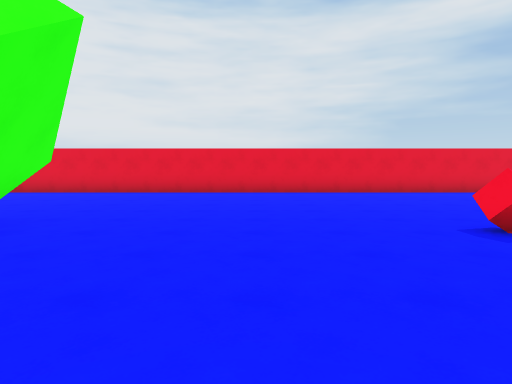
view 1 (above)

18 first-person views from a walk through a 3-D level made in the Unity game engine. The camera is 1.5 m above the floor, tilts 4° down and sees 75° across. The floor is counted in squares, 2 m on a side. Each view is taken from the middle of a square. On the plan, view 1 faces up. The plan holds only what a view shows up to about 11 squares ahead; the rest is blank. The place goes on beyond the plan. The player character is not drawn. Surface patterns are stand-ins for the level's own textures.

view 2
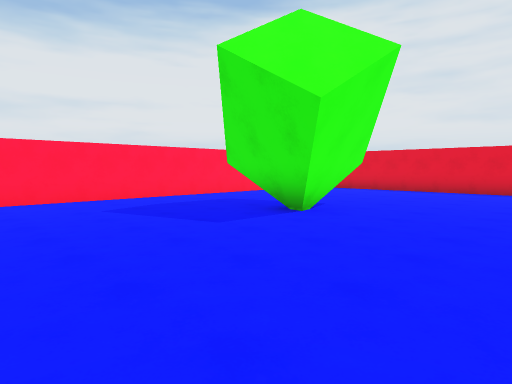

view 3
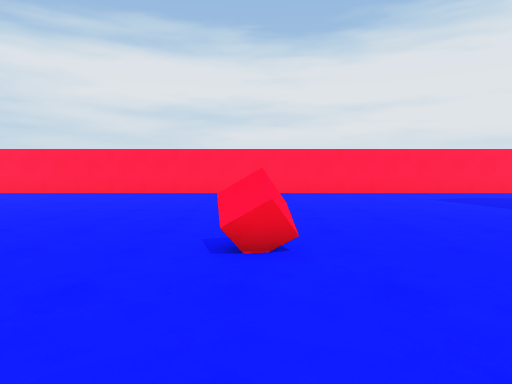

view 4
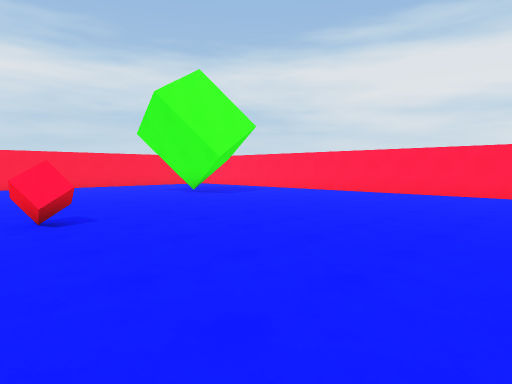

view 5
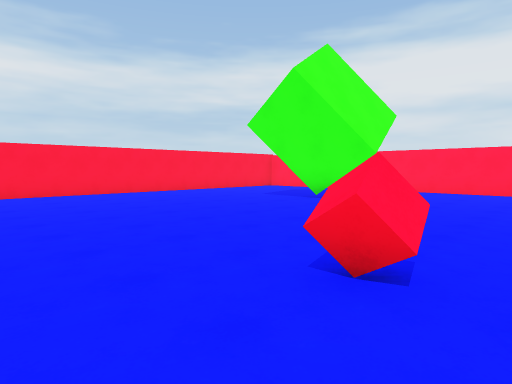

view 6
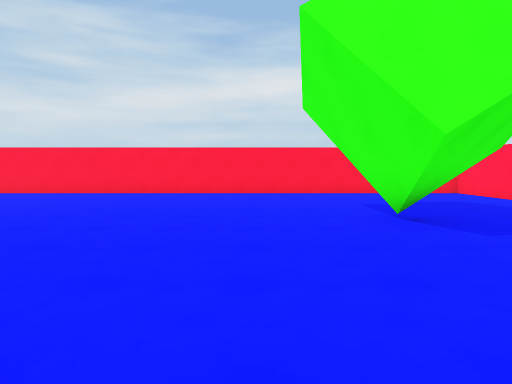

view 7
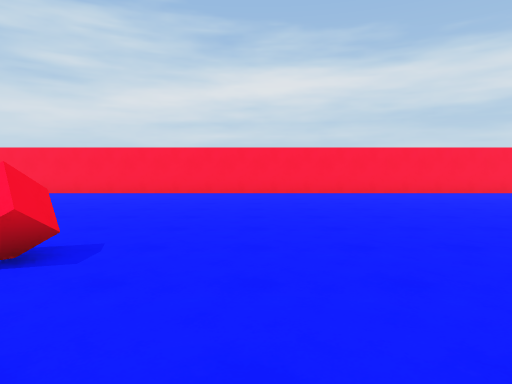

view 8
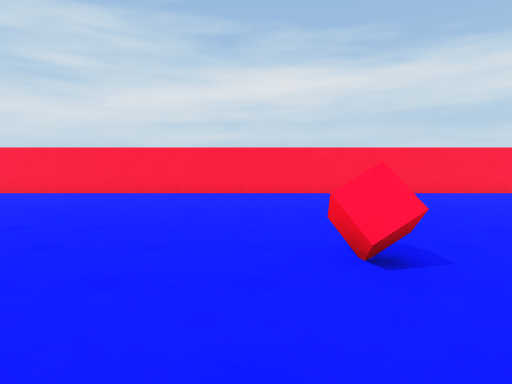

view 9
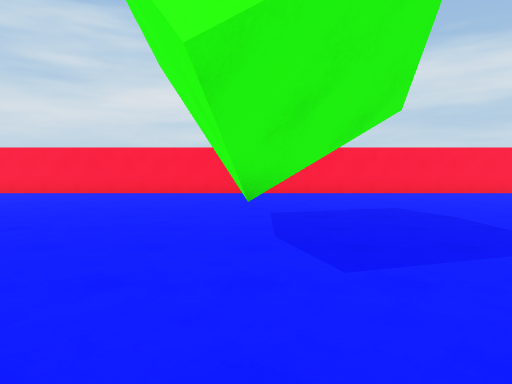

view 10
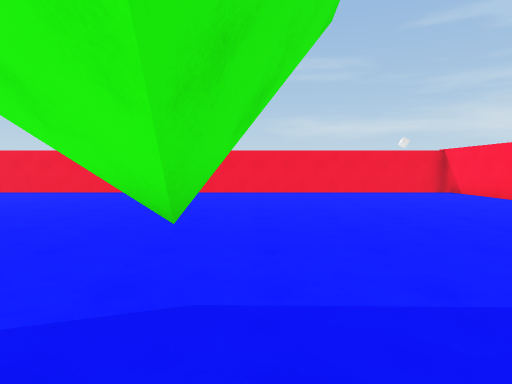

view 11
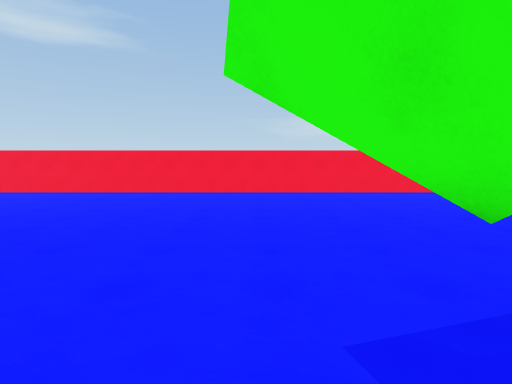

view 12
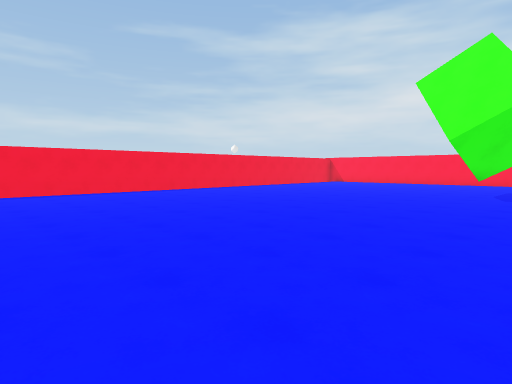

view 13
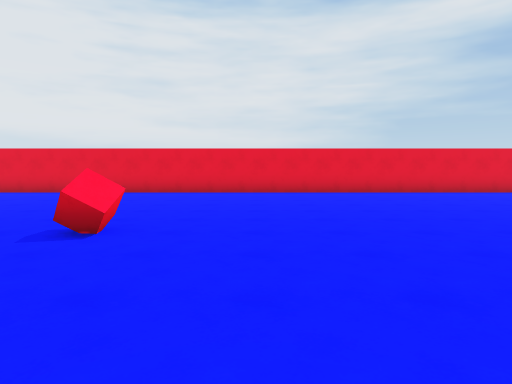

view 14
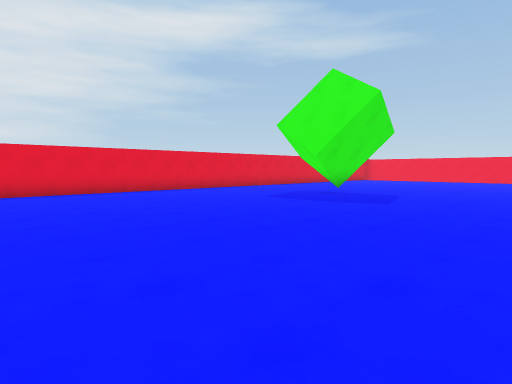

view 15
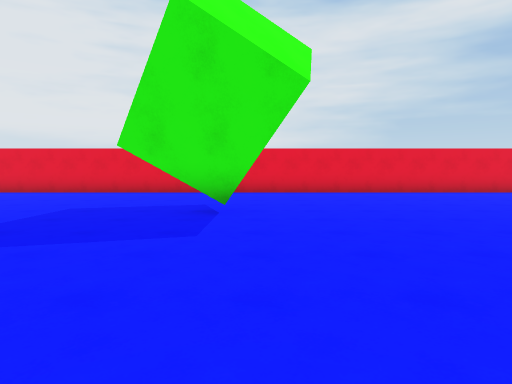

view 16
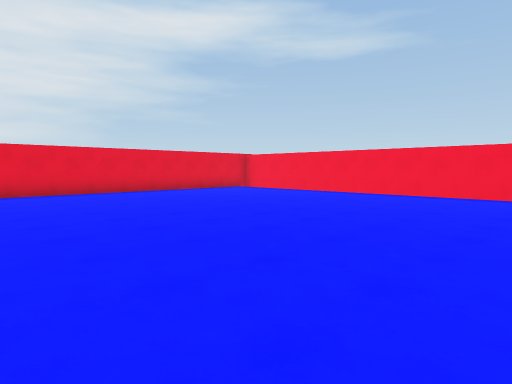

view 17
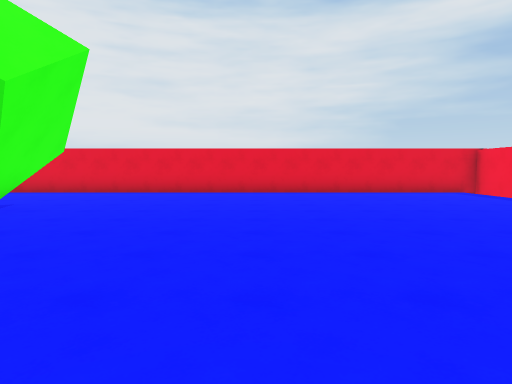

view 18
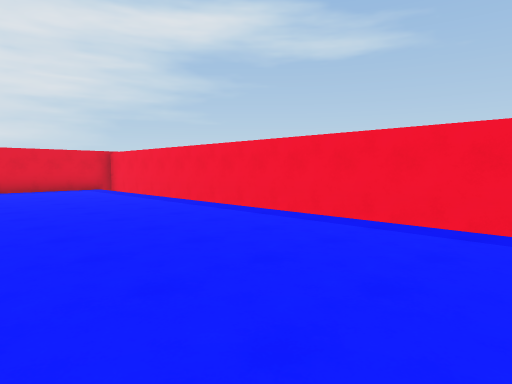

### Floor plan
Points are (right, up) in squares from view 1. A wall is a line through its corners. A room is listed if a view was taken in it or the views show most of it. See-through windows are left out.
Room 1 (views 1, 2, 3, 4, 5, 6, 7, 8, 9, 10, 11, 12, 13, 14, 15, 16, 17, 18)
walls: (18.1, -11.7) (18.3, -12.8) (17.2, -12.6); (15.9, 5.3) (14.2, 5.5); (15.6, 6.9) (15.8, 5.4) (14.8, 5.6); (-3.3, 3.3) (-5.4, 3.6); (-4, -12.6) (-3.6, -14.5); (-3.5, 5.5) (-3.1, 3.2); (27, -1.4) (27, 8.6); (-5.5, -19.1) (27, -19.1) (27, -2.5); (-8.2, 6.5) (-8.2, -13.5); (-8.2, -17) (-8.2, -19.1) (-7.8, -19.1); (27, 9) (27, 10.5) (-7.6, 10.5)
low walls: (-3.3, 3.5) (-4.6, 3.7); (-4.1, -13.4) (-3.9, -14.2); (-3.6, 4.6) (-3.3, 3.3)
objects: other object (-1, -3); other object (1, -10); other object (3, 4); other object (9, -12)

Positions as (right, up) in squares from view 1, and headings:
1: (0, 0), facing up
2: (0, -1), facing up-left
3: (2, -3), facing left
4: (2, -5), facing down-left
5: (3, -9), facing down-left
6: (-2, -9), facing down
7: (7, -9), facing down
8: (10, -9), facing down
9: (18, -9), facing down
10: (16, -13), facing right
11: (16, -11), facing right
12: (16, -2), facing down-right
13: (5, 0), facing up
14: (6, 0), facing up-right
15: (16, 0), facing up
16: (17, 0), facing up-right
17: (20, 0), facing up
18: (22, -2), facing up-right
